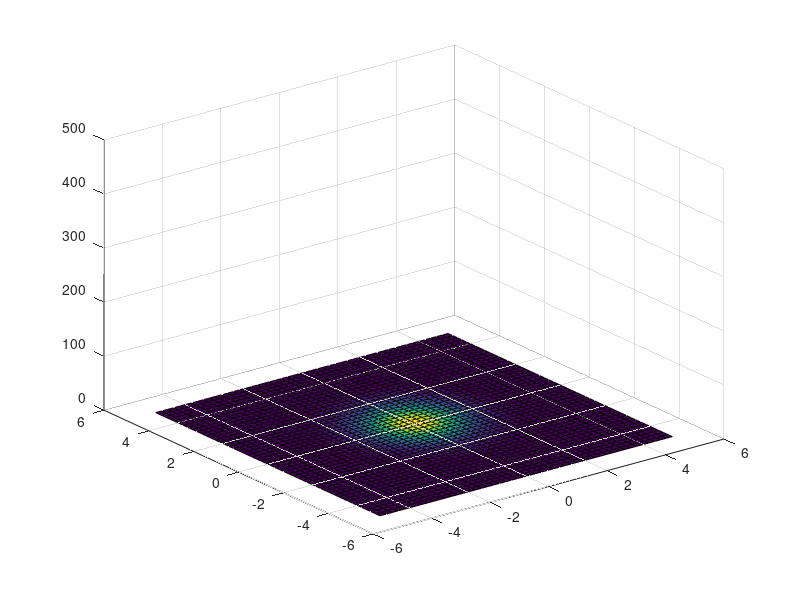

The MATLAB source for this figure:
x = linspace(-5,5,50);
y = x';
z = (1000/sqrt(2*pi).*exp(-(x.^2/2)-(y.^2/2)));
%vw = VideoWriter('animation_point', 'Motion JPEG 2000');
%vw.FrameRate = 60;
%open(vw)
s = surf(x,y,z);
zlim([0 500])

for t = 1:100
    surf(x,y,z.*exp(-t))
    zlim([0 500])
    pause(0.1)
    %v = getframe(gcf);
    %writeVideo(vw, v);
end
%close(vw)
